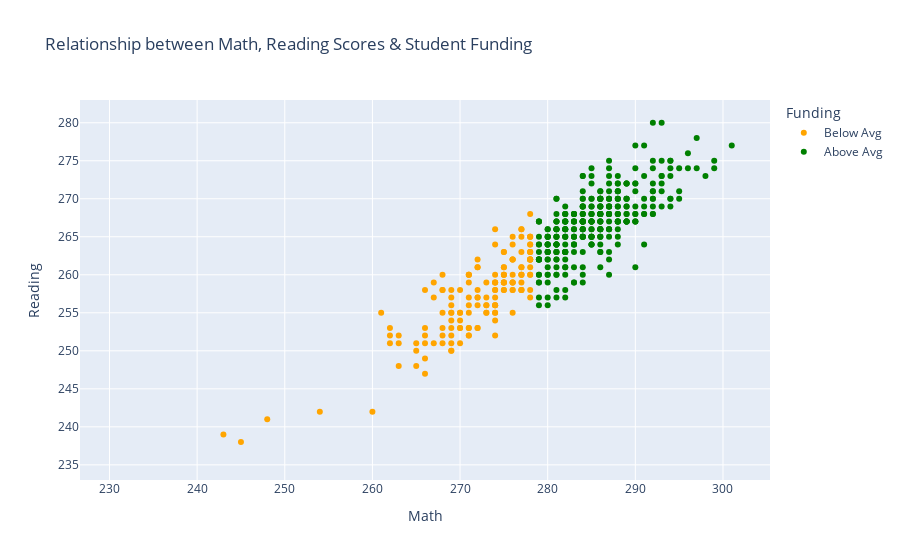

Source (notebook cell):
### Code cell
fig = go.Figure()

fig.add_scatter(
    x=education.loc[education["above_avg_math8"]=="Below Avg", "AVG_MATH_8_SCORE"],
    y=education.loc[education["above_avg_math8"]=="Below Avg", "AVG_READING_8_SCORE"],
    mode="markers",
    marker={"color": "orange"},
    name="Below Avg"
)

fig.add_scatter(
    x=education.loc[education["above_avg_math8"]=="Above Avg", "AVG_MATH_8_SCORE"],
    y=education.loc[education["above_avg_math8"]=="Above Avg", "AVG_READING_8_SCORE"],
    mode="markers",
    marker={"color": "green"},
    name="Above Avg"
)

fig.layout.title = "Relationship between Math, Reading Scores & Student Funding"
fig.layout.legend.title = "Funding"
fig.layout.xaxis.title = "Math"
fig.layout.yaxis.title = "Reading"

fig.show()

### Figure 1 — Plotly figure (JSON) as saved in the notebook; plotly's stock layout.template omitted (floating-point values rounded to 4 significant figures; data arrays with more than 128 entries replaced by an {"elided": "..."} marker saying what was removed)
{"data": [{"marker": {"color": "orange"}, "mode": "markers", "name": "Below Avg", "type": "scatter", "x": {"elided": "1368 int values"}, "y": {"elided": "1368 int values"}}, {"marker": {"color": "green"}, "mode": "markers", "name": "Above Avg", "type": "scatter", "x": {"elided": "347 int values"}, "y": {"elided": "347 int values"}}], "layout": {"legend": {"title": {"text": "Funding"}}, "title": {"text": "Relationship between Math, Reading Scores & Student Funding"}, "xaxis": {"title": {"text": "Math"}}, "yaxis": {"title": {"text": "Reading"}}}}
